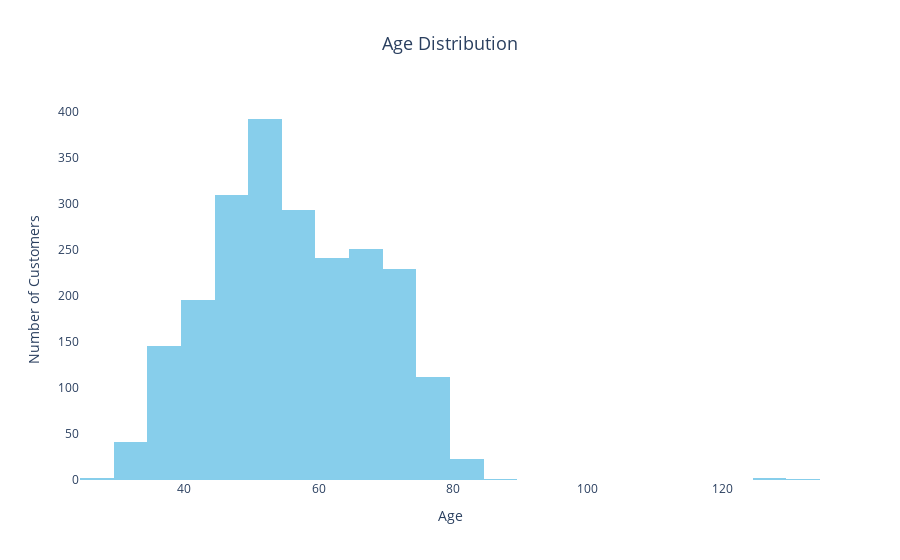

Here is the notebook cell this chart was saved with:
### Markdown cell above
# Visualization on final data

### Code cell
# Create histogram for Age
fig = px.histogram(data, x="Age", nbins=30, title="Age Distribution", 
                   labels={'Age': 'Age of Customers'}, 
                   color_discrete_sequence=['skyblue'])
fig.update_layout(title_font_size=18, title_x=0.5, 
                  xaxis_title='Age', yaxis_title='Number of Customers', 
                  plot_bgcolor='white')
fig.show()

### Figure 1 — Plotly figure (JSON) as saved in the notebook; plotly's stock layout.template omitted (floating-point values rounded to 4 significant figures; data arrays with more than 128 entries replaced by an {"elided": "..."} marker saying what was removed)
{"data": [{"alignmentgroup": "True", "bingroup": "x", "hovertemplate": "Age of Customers=%{x}<br>count=%{y}<extra></extra>", "legendgroup": "", "marker": {"color": "skyblue", "pattern": {"shape": ""}}, "name": "", "nbinsx": 30, "offsetgroup": "", "orientation": "v", "showlegend": false, "type": "histogram", "x": {"elided": "2240 int values"}, "xaxis": "x", "yaxis": "y"}], "layout": {"autosize": true, "barmode": "relative", "legend": {"tracegroupgap": 0}, "plot_bgcolor": "white", "title": {"font": {"size": 18}, "text": "Age Distribution", "x": 0.5}, "xaxis": {"anchor": "y", "autorange": true, "domain": [0, 1], "range": [24.5, 134.5], "title": {"text": "Age"}, "type": "linear"}, "yaxis": {"anchor": "x", "autorange": true, "domain": [0, 1], "range": [0, 412.6], "title": {"text": "Number of Customers"}}}}
